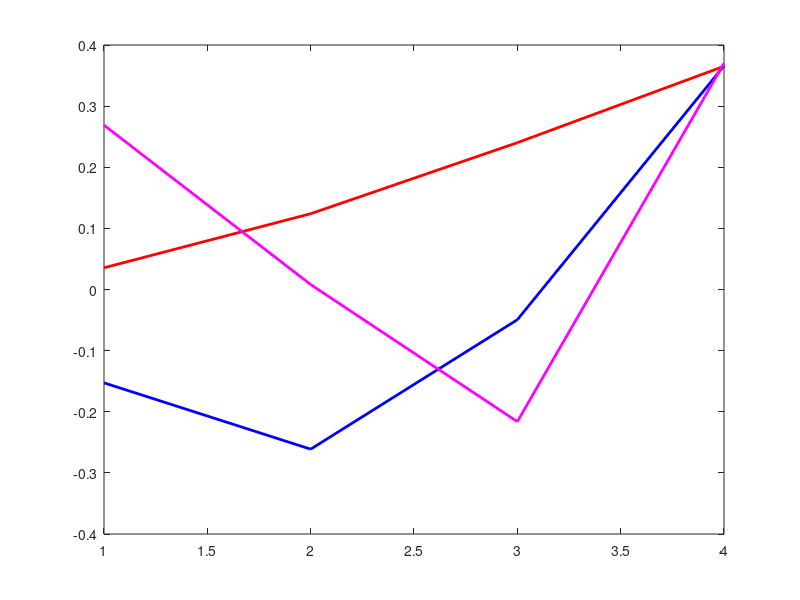

The MATLAB source for this figure:
clear
%Material properties
den = 3000;
wd = 0.1;
ht = 0.2;
len = 0.5;
area = wd * ht;
E = 10^10;
I = (len*wd^3)/12;
n=input('Enter no of nodes :');
l = len/(n-1);
%Stiffness matrix and Mass matrix
M1 = (den*l*area/420)*[156 22*l 54 -13*l;22*l 4*l*l 13*l -3*l*l;54 13*l 156 -22*l;-13*l -3*l*l -22*l 4*l*l]
K1 = (E*I/l^3)*[12 6*l -12 6*l;6*l 4*l*l -6*l 2*l*l;-12 -6*l 12 -6*l;6*l 2*l*l -6*l 4*l*l]
K = zeros(2*n,2*n);
M = zeros(2*n,2*n);
for i=1:2:2*(n-1)
    for j=1:4
        for l=1:4
            K(i+j-1,i+l-1) = K(i+j-1,i+l-1) + K1(j,l); %Stiffness matrix
            M(i+j-1,i+l-1) = M(i+j-1,i+l-1) + M1(j,l); %Mass matrix
        end
    end
end
%boundary conditions
    K(1,:)=[]; 
    K(1,:)=[]; % Second row
    K(:,1)=[];
    K(:,1)=[]; % Second column
    M(1,:)=[];
    M(1,:)=[]; % Second row
    M(:,1)=[];
    M(:,1)=[]; % Second column 
%Eigen values
   [V,D] = eig(K,M);
   w = sqrt(D);
   f = w/(2*pi);
   fprintf('Freq =');
   disp(f(1,1));    %frequency
   for i=1:(size(V,1)/2)
    X(i,1)=V(2*i-1,1);
    X(i,2)=V(2*i-1,2);
    X(i,3)=V(2*i-1,3);0
    end
   plot(X(:,1),'red','lineWidth',2); hold on;
   plot(X(:,2),'blue','lineWidth',2); hold on;
   plot(X(:,3),'magenta','lineWidth',2);